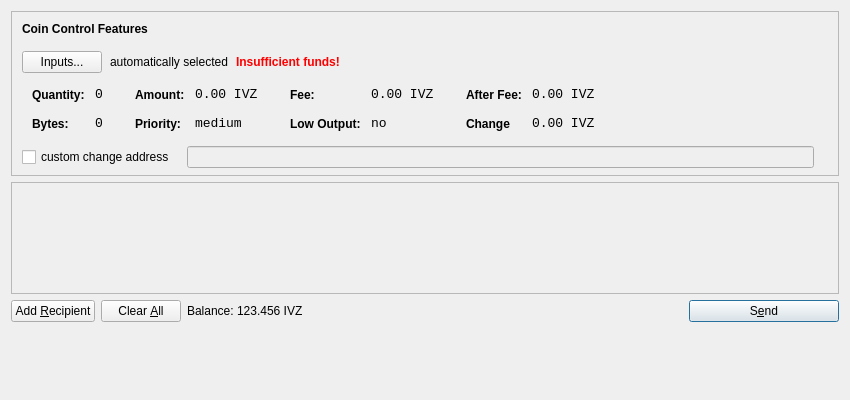
<?xml version="1.0" encoding="UTF-8"?>
<ui version="4.0">
 <class>SendCoinsDialog</class>
 <widget class="QDialog" name="SendCoinsDialog">
  <property name="geometry">
   <rect>
    <x>0</x>
    <y>0</y>
    <width>850</width>
    <height>400</height>
   </rect>
  </property>
  <property name="windowTitle">
   <string>Send Coins</string>
  </property>
  <property name="locale">
   <locale language="English" country="UnitedStates"/>
  </property>
  <layout class="QVBoxLayout" name="verticalLayout" stretch="0,1,0">
   <property name="bottomMargin">
    <number>8</number>
   </property>
   <item>
    <widget class="QFrame" name="frameCoinControl">
     <property name="sizePolicy">
      <sizepolicy hsizetype="Expanding" vsizetype="Expanding">
       <horstretch>0</horstretch>
       <verstretch>0</verstretch>
      </sizepolicy>
     </property>
     <property name="maximumSize">
      <size>
       <width>16777215</width>
       <height>16777215</height>
      </size>
     </property>
     <property name="frameShape">
      <enum>QFrame::StyledPanel</enum>
     </property>
     <property name="frameShadow">
      <enum>QFrame::Sunken</enum>
     </property>
     <layout class="QVBoxLayout" name="verticalLayoutCoinControl2">
      <property name="spacing">
       <number>6</number>
      </property>
      <property name="leftMargin">
       <number>0</number>
      </property>
      <property name="topMargin">
       <number>0</number>
      </property>
      <property name="rightMargin">
       <number>0</number>
      </property>
      <property name="bottomMargin">
       <number>6</number>
      </property>
      <item>
       <layout class="QVBoxLayout" name="verticalLayoutCoinControl" stretch="0,0,0,0,1">
        <property name="spacing">
         <number>0</number>
        </property>
        <property name="leftMargin">
         <number>10</number>
        </property>
        <property name="topMargin">
         <number>10</number>
        </property>
        <item>
         <layout class="QHBoxLayout" name="horizontalLayoutCoinControl1">
          <property name="bottomMargin">
           <number>15</number>
          </property>
          <item>
           <widget class="QLabel" name="labelCoinControlFeatures">
            <property name="sizePolicy">
             <sizepolicy hsizetype="Preferred" vsizetype="Maximum">
              <horstretch>0</horstretch>
              <verstretch>0</verstretch>
             </sizepolicy>
            </property>
            <property name="font">
             <font>
              <weight>75</weight>
              <bold>true</bold>
             </font>
            </property>
            <property name="styleSheet">
             <string notr="true">font-weight:bold;</string>
            </property>
            <property name="text">
             <string>Coin Control Features</string>
            </property>
           </widget>
          </item>
         </layout>
        </item>
        <item>
         <layout class="QHBoxLayout" name="horizontalLayoutCoinControl2" stretch="0,0,0,0">
          <property name="spacing">
           <number>8</number>
          </property>
          <property name="bottomMargin">
           <number>10</number>
          </property>
          <item>
           <widget class="QPushButton" name="pushButtonCoinControl">
            <property name="styleSheet">
             <string notr="true"/>
            </property>
            <property name="text">
             <string>Inputs...</string>
            </property>
           </widget>
          </item>
          <item>
           <widget class="QLabel" name="labelCoinControlAutomaticallySelected">
            <property name="text">
             <string>automatically selected</string>
            </property>
            <property name="margin">
             <number>5</number>
            </property>
           </widget>
          </item>
          <item>
           <widget class="QLabel" name="labelCoinControlInsuffFunds">
            <property name="font">
             <font>
              <weight>75</weight>
              <bold>true</bold>
             </font>
            </property>
            <property name="styleSheet">
             <string notr="true">color:red;font-weight:bold;</string>
            </property>
            <property name="text">
             <string>Insufficient funds!</string>
            </property>
            <property name="margin">
             <number>5</number>
            </property>
           </widget>
          </item>
          <item>
           <spacer name="horizontalSpacerCoinControl">
            <property name="orientation">
             <enum>Qt::Horizontal</enum>
            </property>
            <property name="sizeHint" stdset="0">
             <size>
              <width>40</width>
              <height>1</height>
             </size>
            </property>
           </spacer>
          </item>
         </layout>
        </item>
        <item>
         <widget class="QWidget" name="widgetCoinControl" native="true">
          <property name="sizePolicy">
           <sizepolicy hsizetype="Preferred" vsizetype="Preferred">
            <horstretch>0</horstretch>
            <verstretch>0</verstretch>
           </sizepolicy>
          </property>
          <property name="minimumSize">
           <size>
            <width>0</width>
            <height>0</height>
           </size>
          </property>
          <property name="styleSheet">
           <string notr="true"/>
          </property>
          <layout class="QHBoxLayout" name="horizontalLayoutCoinControl5">
           <property name="leftMargin">
            <number>0</number>
           </property>
           <property name="topMargin">
            <number>0</number>
           </property>
           <property name="rightMargin">
            <number>0</number>
           </property>
           <property name="bottomMargin">
            <number>0</number>
           </property>
           <item>
            <layout class="QHBoxLayout" name="horizontalLayoutCoinControl3" stretch="0,0,0,1">
             <property name="spacing">
              <number>20</number>
             </property>
             <property name="topMargin">
              <number>0</number>
             </property>
             <property name="bottomMargin">
              <number>10</number>
             </property>
             <item>
              <layout class="QFormLayout" name="formLayoutCoinControl1">
               <property name="horizontalSpacing">
                <number>10</number>
               </property>
               <property name="verticalSpacing">
                <number>14</number>
               </property>
               <property name="leftMargin">
                <number>10</number>
               </property>
               <property name="topMargin">
                <number>4</number>
               </property>
               <property name="rightMargin">
                <number>6</number>
               </property>
               <item row="0" column="0">
                <widget class="QLabel" name="labelCoinControlQuantityText">
                 <property name="styleSheet">
                  <string notr="true">font-weight:bold;</string>
                 </property>
                 <property name="text">
                  <string>Quantity:</string>
                 </property>
                 <property name="margin">
                  <number>0</number>
                 </property>
                </widget>
               </item>
               <item row="0" column="1">
                <widget class="QLabel" name="labelCoinControlQuantity">
                 <property name="font">
                  <font>
                   <family>Monospace</family>
                   <pointsize>10</pointsize>
                  </font>
                 </property>
                 <property name="cursor">
                  <cursorShape>IBeamCursor</cursorShape>
                 </property>
                 <property name="contextMenuPolicy">
                  <enum>Qt::ActionsContextMenu</enum>
                 </property>
                 <property name="text">
                  <string>0</string>
                 </property>
                 <property name="margin">
                  <number>0</number>
                 </property>
                 <property name="textInteractionFlags">
                  <set>Qt::LinksAccessibleByMouse|Qt::TextSelectableByKeyboard|Qt::TextSelectableByMouse</set>
                 </property>
                </widget>
               </item>
               <item row="1" column="0">
                <widget class="QLabel" name="labelCoinControlBytesText">
                 <property name="styleSheet">
                  <string notr="true">font-weight:bold;</string>
                 </property>
                 <property name="text">
                  <string>Bytes:</string>
                 </property>
                </widget>
               </item>
               <item row="1" column="1">
                <widget class="QLabel" name="labelCoinControlBytes">
                 <property name="font">
                  <font>
                   <family>Monospace</family>
                   <pointsize>10</pointsize>
                  </font>
                 </property>
                 <property name="cursor">
                  <cursorShape>IBeamCursor</cursorShape>
                 </property>
                 <property name="contextMenuPolicy">
                  <enum>Qt::ActionsContextMenu</enum>
                 </property>
                 <property name="text">
                  <string>0</string>
                 </property>
                 <property name="textInteractionFlags">
                  <set>Qt::LinksAccessibleByMouse|Qt::TextSelectableByKeyboard|Qt::TextSelectableByMouse</set>
                 </property>
                </widget>
               </item>
              </layout>
             </item>
             <item>
              <layout class="QFormLayout" name="formLayoutCoinControl2">
               <property name="horizontalSpacing">
                <number>10</number>
               </property>
               <property name="verticalSpacing">
                <number>14</number>
               </property>
               <property name="leftMargin">
                <number>6</number>
               </property>
               <property name="topMargin">
                <number>4</number>
               </property>
               <property name="rightMargin">
                <number>6</number>
               </property>
               <item row="0" column="0">
                <widget class="QLabel" name="labelCoinControlAmountText">
                 <property name="styleSheet">
                  <string notr="true">font-weight:bold;</string>
                 </property>
                 <property name="text">
                  <string>Amount:</string>
                 </property>
                 <property name="margin">
                  <number>0</number>
                 </property>
                </widget>
               </item>
               <item row="0" column="1">
                <widget class="QLabel" name="labelCoinControlAmount">
                 <property name="font">
                  <font>
                   <family>Monospace</family>
                   <pointsize>10</pointsize>
                  </font>
                 </property>
                 <property name="cursor">
                  <cursorShape>IBeamCursor</cursorShape>
                 </property>
                 <property name="contextMenuPolicy">
                  <enum>Qt::ActionsContextMenu</enum>
                 </property>
                 <property name="text">
                  <string>0.00 IVZ</string>
                 </property>
                 <property name="textInteractionFlags">
                  <set>Qt::LinksAccessibleByMouse|Qt::TextSelectableByKeyboard|Qt::TextSelectableByMouse</set>
                 </property>
                </widget>
               </item>
               <item row="1" column="0">
                <widget class="QLabel" name="labelCoinControlPriorityText">
                 <property name="styleSheet">
                  <string notr="true">font-weight:bold;</string>
                 </property>
                 <property name="text">
                  <string>Priority:</string>
                 </property>
                </widget>
               </item>
               <item row="1" column="1">
                <widget class="QLabel" name="labelCoinControlPriority">
                 <property name="font">
                  <font>
                   <family>Monospace</family>
                   <pointsize>10</pointsize>
                  </font>
                 </property>
                 <property name="cursor">
                  <cursorShape>IBeamCursor</cursorShape>
                 </property>
                 <property name="contextMenuPolicy">
                  <enum>Qt::ActionsContextMenu</enum>
                 </property>
                 <property name="text">
                  <string>medium</string>
                 </property>
                 <property name="textInteractionFlags">
                  <set>Qt::LinksAccessibleByMouse|Qt::TextSelectableByKeyboard|Qt::TextSelectableByMouse</set>
                 </property>
                </widget>
               </item>
              </layout>
             </item>
             <item>
              <layout class="QFormLayout" name="formLayoutCoinControl3">
               <property name="horizontalSpacing">
                <number>10</number>
               </property>
               <property name="verticalSpacing">
                <number>14</number>
               </property>
               <property name="leftMargin">
                <number>6</number>
               </property>
               <property name="topMargin">
                <number>4</number>
               </property>
               <property name="rightMargin">
                <number>6</number>
               </property>
               <item row="0" column="0">
                <widget class="QLabel" name="labelCoinControlFeeText">
                 <property name="styleSheet">
                  <string notr="true">font-weight:bold;</string>
                 </property>
                 <property name="text">
                  <string>Fee:</string>
                 </property>
                 <property name="margin">
                  <number>0</number>
                 </property>
                </widget>
               </item>
               <item row="0" column="1">
                <widget class="QLabel" name="labelCoinControlFee">
                 <property name="font">
                  <font>
                   <family>Monospace</family>
                   <pointsize>10</pointsize>
                  </font>
                 </property>
                 <property name="cursor">
                  <cursorShape>IBeamCursor</cursorShape>
                 </property>
                 <property name="contextMenuPolicy">
                  <enum>Qt::ActionsContextMenu</enum>
                 </property>
                 <property name="text">
                  <string>0.00 IVZ</string>
                 </property>
                 <property name="textInteractionFlags">
                  <set>Qt::LinksAccessibleByMouse|Qt::TextSelectableByKeyboard|Qt::TextSelectableByMouse</set>
                 </property>
                </widget>
               </item>
               <item row="1" column="0">
                <widget class="QLabel" name="labelCoinControlLowOutputText">
                 <property name="styleSheet">
                  <string notr="true">font-weight:bold;</string>
                 </property>
                 <property name="text">
                  <string>Low Output:</string>
                 </property>
                </widget>
               </item>
               <item row="1" column="1">
                <widget class="QLabel" name="labelCoinControlLowOutput">
                 <property name="font">
                  <font>
                   <family>Monospace</family>
                   <pointsize>10</pointsize>
                  </font>
                 </property>
                 <property name="cursor">
                  <cursorShape>IBeamCursor</cursorShape>
                 </property>
                 <property name="contextMenuPolicy">
                  <enum>Qt::ActionsContextMenu</enum>
                 </property>
                 <property name="text">
                  <string>no</string>
                 </property>
                 <property name="textInteractionFlags">
                  <set>Qt::LinksAccessibleByMouse|Qt::TextSelectableByKeyboard|Qt::TextSelectableByMouse</set>
                 </property>
                </widget>
               </item>
              </layout>
             </item>
             <item>
              <layout class="QFormLayout" name="formLayoutCoinControl4">
               <property name="horizontalSpacing">
                <number>10</number>
               </property>
               <property name="verticalSpacing">
                <number>14</number>
               </property>
               <property name="leftMargin">
                <number>6</number>
               </property>
               <property name="topMargin">
                <number>4</number>
               </property>
               <property name="rightMargin">
                <number>6</number>
               </property>
               <item row="0" column="0">
                <widget class="QLabel" name="labelCoinControlAfterFeeText">
                 <property name="styleSheet">
                  <string notr="true">font-weight:bold;</string>
                 </property>
                 <property name="text">
                  <string>After Fee:</string>
                 </property>
                 <property name="margin">
                  <number>0</number>
                 </property>
                </widget>
               </item>
               <item row="0" column="1">
                <widget class="QLabel" name="labelCoinControlAfterFee">
                 <property name="font">
                  <font>
                   <family>Monospace</family>
                   <pointsize>10</pointsize>
                  </font>
                 </property>
                 <property name="cursor">
                  <cursorShape>IBeamCursor</cursorShape>
                 </property>
                 <property name="contextMenuPolicy">
                  <enum>Qt::ActionsContextMenu</enum>
                 </property>
                 <property name="text">
                  <string>0.00 IVZ</string>
                 </property>
                 <property name="textInteractionFlags">
                  <set>Qt::LinksAccessibleByMouse|Qt::TextSelectableByKeyboard|Qt::TextSelectableByMouse</set>
                 </property>
                </widget>
               </item>
               <item row="1" column="0">
                <widget class="QLabel" name="labelCoinControlChangeText">
                 <property name="styleSheet">
                  <string notr="true">font-weight:bold;</string>
                 </property>
                 <property name="text">
                  <string>Change</string>
                 </property>
                </widget>
               </item>
               <item row="1" column="1">
                <widget class="QLabel" name="labelCoinControlChange">
                 <property name="font">
                  <font>
                   <family>Monospace</family>
                   <pointsize>10</pointsize>
                  </font>
                 </property>
                 <property name="cursor">
                  <cursorShape>IBeamCursor</cursorShape>
                 </property>
                 <property name="contextMenuPolicy">
                  <enum>Qt::ActionsContextMenu</enum>
                 </property>
                 <property name="text">
                  <string>0.00 IVZ</string>
                 </property>
                 <property name="textInteractionFlags">
                  <set>Qt::LinksAccessibleByMouse|Qt::TextSelectableByKeyboard|Qt::TextSelectableByMouse</set>
                 </property>
                </widget>
               </item>
              </layout>
             </item>
            </layout>
           </item>
          </layout>
         </widget>
        </item>
        <item>
         <layout class="QHBoxLayout" name="horizontalLayoutCoinControl4" stretch="0,0,0">
          <property name="spacing">
           <number>12</number>
          </property>
          <property name="sizeConstraint">
           <enum>QLayout::SetDefaultConstraint</enum>
          </property>
          <property name="topMargin">
           <number>5</number>
          </property>
          <property name="rightMargin">
           <number>5</number>
          </property>
          <item>
           <widget class="QCheckBox" name="checkBoxCoinControlChange">
            <property name="text">
             <string>custom change address</string>
            </property>
           </widget>
          </item>
          <item>
           <widget class="QLineEdit" name="lineEditCoinControlChange">
            <property name="enabled">
             <bool>false</bool>
            </property>
            <property name="sizePolicy">
             <sizepolicy hsizetype="Expanding" vsizetype="Fixed">
              <horstretch>0</horstretch>
              <verstretch>0</verstretch>
             </sizepolicy>
            </property>
           </widget>
          </item>
          <item>
           <widget class="QLabel" name="labelCoinControlChangeLabel">
            <property name="sizePolicy">
             <sizepolicy hsizetype="Preferred" vsizetype="Expanding">
              <horstretch>0</horstretch>
              <verstretch>0</verstretch>
             </sizepolicy>
            </property>
            <property name="minimumSize">
             <size>
              <width>0</width>
              <height>0</height>
             </size>
            </property>
            <property name="text">
             <string/>
            </property>
            <property name="margin">
             <number>3</number>
            </property>
           </widget>
          </item>
         </layout>
        </item>
        <item>
         <spacer name="verticalSpacerCoinControl">
          <property name="orientation">
           <enum>Qt::Vertical</enum>
          </property>
          <property name="sizeHint" stdset="0">
           <size>
            <width>800</width>
            <height>1</height>
           </size>
          </property>
         </spacer>
        </item>
       </layout>
      </item>
     </layout>
    </widget>
   </item>
   <item>
    <widget class="QScrollArea" name="scrollArea">
     <property name="widgetResizable">
      <bool>true</bool>
     </property>
     <widget class="QWidget" name="scrollAreaWidgetContents">
      <property name="geometry">
       <rect>
        <x>0</x>
        <y>0</y>
        <width>830</width>
        <height>103</height>
       </rect>
      </property>
      <layout class="QVBoxLayout" name="verticalLayout_2">
       <property name="leftMargin">
        <number>0</number>
       </property>
       <property name="topMargin">
        <number>0</number>
       </property>
       <property name="rightMargin">
        <number>0</number>
       </property>
       <property name="bottomMargin">
        <number>0</number>
       </property>
       <item>
        <layout class="QVBoxLayout" name="entries">
         <property name="spacing">
          <number>6</number>
         </property>
        </layout>
       </item>
       <item>
        <spacer name="verticalSpacer">
         <property name="orientation">
          <enum>Qt::Vertical</enum>
         </property>
         <property name="sizeHint" stdset="0">
          <size>
           <width>20</width>
           <height>40</height>
          </size>
         </property>
        </spacer>
       </item>
      </layout>
     </widget>
    </widget>
   </item>
   <item>
    <layout class="QHBoxLayout" name="horizontalLayout">
     <property name="bottomMargin">
      <number>70</number>
     </property>
     <item>
      <widget class="QPushButton" name="addButton">
       <property name="toolTip">
        <string>Send to multiple recipients at once</string>
       </property>
       <property name="text">
        <string>Add &amp;Recipient</string>
       </property>
       <property name="icon">
        <iconset resource="../bitcoin.qrc">
         <normaloff>:/icons/add</normaloff>:/icons/add</iconset>
       </property>
       <property name="autoDefault">
        <bool>false</bool>
       </property>
      </widget>
     </item>
     <item>
      <widget class="QPushButton" name="clearButton">
       <property name="sizePolicy">
        <sizepolicy hsizetype="Minimum" vsizetype="Fixed">
         <horstretch>0</horstretch>
         <verstretch>0</verstretch>
        </sizepolicy>
       </property>
       <property name="toolTip">
        <string>Remove all transaction fields</string>
       </property>
       <property name="text">
        <string>Clear &amp;All</string>
       </property>
       <property name="icon">
        <iconset resource="../bitcoin.qrc">
         <normaloff>:/icons/remove</normaloff>:/icons/remove</iconset>
       </property>
       <property name="autoRepeatDelay">
        <number>300</number>
       </property>
       <property name="autoDefault">
        <bool>false</bool>
       </property>
      </widget>
     </item>
     <item>
      <layout class="QHBoxLayout" name="horizontalLayout_2">
       <property name="spacing">
        <number>3</number>
       </property>
       <item>
        <widget class="QLabel" name="label">
         <property name="sizePolicy">
          <sizepolicy hsizetype="Preferred" vsizetype="Fixed">
           <horstretch>0</horstretch>
           <verstretch>0</verstretch>
          </sizepolicy>
         </property>
         <property name="text">
          <string>Balance:</string>
         </property>
        </widget>
       </item>
       <item>
        <widget class="QLabel" name="labelBalance">
         <property name="sizePolicy">
          <sizepolicy hsizetype="Preferred" vsizetype="Fixed">
           <horstretch>0</horstretch>
           <verstretch>0</verstretch>
          </sizepolicy>
         </property>
         <property name="cursor">
          <cursorShape>IBeamCursor</cursorShape>
         </property>
         <property name="text">
          <string>123.456 IVZ</string>
         </property>
         <property name="textInteractionFlags">
          <set>Qt::LinksAccessibleByMouse|Qt::TextSelectableByKeyboard|Qt::TextSelectableByMouse</set>
         </property>
        </widget>
       </item>
      </layout>
     </item>
     <item>
      <spacer name="horizontalSpacer">
       <property name="orientation">
        <enum>Qt::Horizontal</enum>
       </property>
       <property name="sizeHint" stdset="0">
        <size>
         <width>40</width>
         <height>20</height>
        </size>
       </property>
      </spacer>
     </item>
     <item>
      <widget class="QPushButton" name="sendButton">
       <property name="minimumSize">
        <size>
         <width>150</width>
         <height>0</height>
        </size>
       </property>
       <property name="toolTip">
        <string>Confirm the send action</string>
       </property>
       <property name="text">
        <string>S&amp;end</string>
       </property>
       <property name="icon">
        <iconset resource="../bitcoin.qrc">
         <normaloff>:/icons/send</normaloff>:/icons/send</iconset>
       </property>
       <property name="default">
        <bool>true</bool>
       </property>
      </widget>
     </item>
    </layout>
   </item>
  </layout>
 </widget>
 <resources>
  <include location="../bitcoin.qrc"/>
 </resources>
 <connections/>
</ui>
